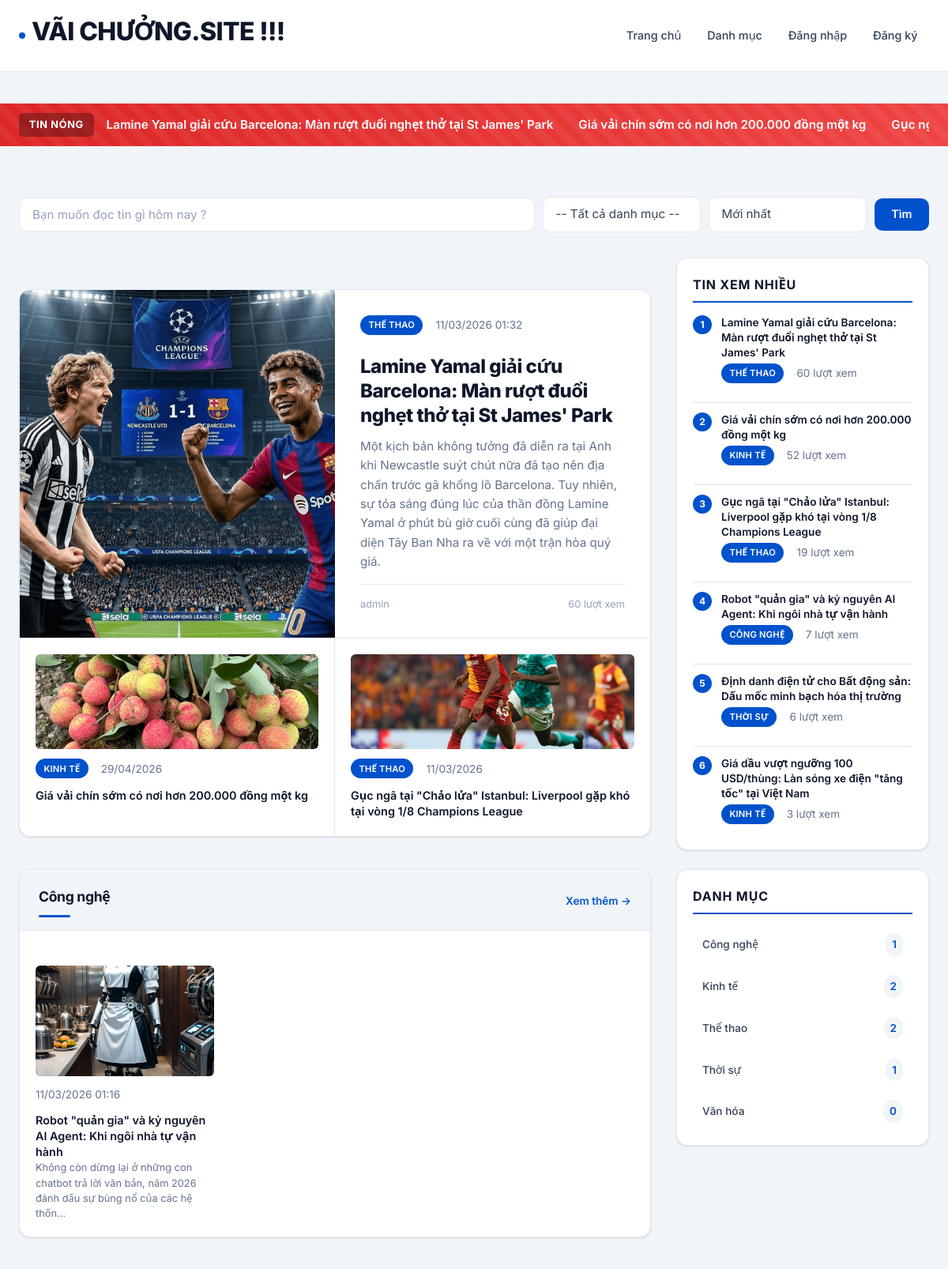
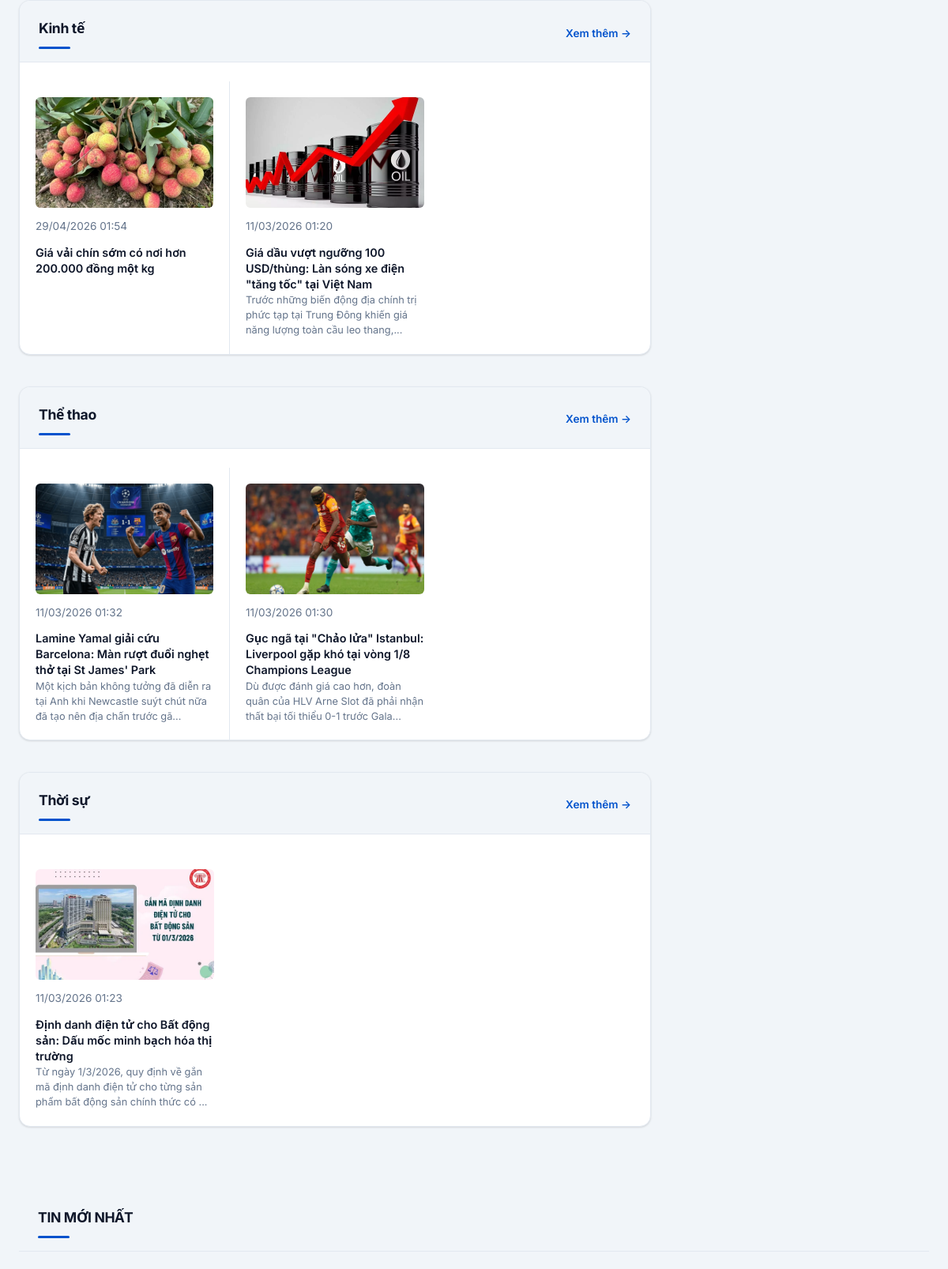
The page / (upper part) on the database its author committed (2 pictures, top to bottom).
### newsapp/models.py (models this page shows, shortened)
class Article(db.Model):
    __tablename__ = "articles"
    id = db.Column(db.Integer, primary_key=True)
    title = db.Column(db.String(200), nullable=False, index=True)
    content = db.Column(db.Text, nullable=False)
    excerpt = db.Column(db.String(500))
    image_ref = db.Column(db.String(500))
    status = db.Column(db.String(20), nullable=False, default=ArticleStatus.DRAFT, index=True)
    review_note = db.Column(db.String(500))
    created_at = db.Column(db.DateTime, default=datetime.utcnow, nullable=False, index=True)
    updated_at = db.Column(db.DateTime, default=datetime.utcnow, onupdate=datetime.utcnow, nullable=False)
    published_at = db.Column(db.DateTime)
    views = db.Column(db.Integer, default=0, nullable=False)
    audio_ref = db.Column(db.String(500))  # static-relative path to generated audio
    audio_duration = db.Column(db.Integer)  # seconds, optional
    summary_text = db.Column(db.Text)
    user_id = db.Column(db.Integer, db.ForeignKey("users.id"), nullable=False, index=True)
    category_id = db.Column(db.Integer, db.ForeignKey("categories.id"), nullable=False, index=True)
    author = db.relationship("User", back_populates="articles")
    category = db.relationship("Category", back_populates="articles")
    comments = db.relationship(
        "Comment", back_populates="article", lazy=True, order_by="Comment.created_at.desc()"
    )
    favorites = db.relationship("Favorite", back_populates="article", lazy=True)

class Category(db.Model):
    __tablename__ = "categories"
    id = db.Column(db.Integer, primary_key=True)
    name = db.Column(db.String(100), unique=True, nullable=False, index=True)
    description = db.Column(db.Text)
    active = db.Column(db.Boolean, nullable=False, default=True, index=True)
    created_at = db.Column(db.DateTime, default=datetime.utcnow, nullable=False)
    articles = db.relationship("Article", back_populates="category", lazy=True)

class User(db.Model):
    __tablename__ = "users"
    id = db.Column(db.Integer, primary_key=True)
    username = db.Column(db.String(80), unique=True, nullable=False, index=True)
    email = db.Column(db.String(120), unique=True, nullable=False, index=True)
    password_hash = db.Column(db.String(255), nullable=False)
    role = db.Column(db.String(20), nullable=False, default=UserRole.USER, index=True)
    active = db.Column(db.Boolean, nullable=False, default=True, index=True)
    created_at = db.Column(db.DateTime, default=datetime.utcnow, nullable=False)
    articles = db.relationship("Article", back_populates="author", lazy=True)
    comments = db.relationship("Comment", back_populates="author", lazy=True)
    favorites = db.relationship("Favorite", back_populates="user", lazy=True)

### newsapp/controllers/main_controller.py (the view)
@bp.route("/")
def index():
    q = (request.args.get("q") or "").strip()
    category_id = request.args.get("category")
    sort = request.args.get("sort") or "newest"
    if category_id and category_id.isdigit():
        return redirect(url_for('main.category_articles', category_id=int(category_id), q=q, sort=sort))
    base_query = Article.query.filter(Article.status == ArticleStatus.PUBLISHED)
    featured_articles = base_query.order_by(Article.views.desc(), Article.created_at.desc()).limit(5).all()
    most_viewed_articles = base_query.order_by(Article.views.desc(), Article.created_at.desc()).limit(10).all()
    latest_articles = base_query.order_by(Article.created_at.desc()).limit(12).all()
    categories = Category.query.filter_by(active=True).order_by(Category.name.asc()).all()
    category_articles = {}
    for category in categories:
        category_articles[category.id] = (
            base_query.filter(Article.category_id == category.id)
            .order_by(Article.created_at.desc())
            .limit(3)
            .all()
        )
    query = base_query
    if q:
        like = f"%{q}%"
        query = query.filter(or_(Article.title.ilike(like), Article.excerpt.ilike(like), Article.content.ilike(like)))
    if sort == "views":
        query = query.order_by(Article.views.desc(), Article.created_at.desc())
    elif sort == "oldest":
        query = query.order_by(Article.created_at.asc())
    else:
        query = query.order_by(Article.created_at.desc())
    articles = query.limit(20).all()
    return render_template(
        "main/index.html",
        articles=articles,
        categories=categories,
        category_articles=category_articles,
        featured_articles=featured_articles,
        most_viewed_articles=most_viewed_articles,
        latest_articles=latest_articles,
        q=q,
        selected_category=category_id or "",
        sort=sort,
    )

### newsapp/templates/main/index.html (shortened to what this page needs)
{% extends "base.html" %}
{% block content %}
<section class="breaking-news">
    <div class="container">
        <div class="breaking-news-content">
            <span class="breaking-label">TIN NÓNG</span>
            <div class="breaking-ticker">
                {% for article in featured_articles[:3] %}
                <a href="{{ url_for('main.article_detail', article_id=article.id) }}" class="breaking-item">
                    {{ article.title }}
                </a>
                {% endfor %}
            </div>
        </div>
    </div>
</section>
<div class="container">
    <section class="search-section">
        <form method="GET" action="{{ url_for('main.index') }}" class="search-form">
            <input type="text" name="q" placeholder="Bạn muốn đọc tin gì hôm nay ?" value="{{ q or '' }}">
            <select name="category">
                <option value="">-- Tất cả danh mục --</option>
            </select>
            <select name="sort">
                <option value="newest" {% if sort=='newest' %}selected{% endif %}>Mới nhất</option>
            </select>
            <button type="submit" class="btn btn-primary">Tìm</button>
        </form>
    </section>
    <div class="main-grid">
        <div class="main-content">
            {% if featured_articles %}
            <section class="featured-section">
                {% set main_featured = featured_articles[0] %}
                <div class="featured-main">
                    {% set img = (main_featured.image_ref|image_src) %}
                    {% if img %}
                    <div class="featured-image">
                        <a href="{{ url_for('main.article_detail', article_id=main_featured.id) }}">
                            <img src="{{ img }}" alt="{{ main_featured.title }}">
                        </a>
                    </div>
                    {% endif %}
                    <div class="featured-content">
                        <div class="article-meta">
                            <span class="category-badge">{{ main_featured.category.name }}</span>
                            <span class="date">{{ main_featured.created_at.strftime('%d/%m/%Y %H:%M') }}</span>
                        </div>
                        <h1 class="featured-title">
                            <a href="{{ url_for('main.article_detail', article_id=main_featured.id) }}">{{
                                main_featured.title }}</a>
                        </h1>
                        {% if main_featured.excerpt %}
                        <p class="featured-excerpt">{{ main_featured.excerpt }}</p>
                        {% endif %}
                        <div class="article-footer">
                            <span class="author">{{ main_featured.author.username }}</span>
                            <span class="views">{{ main_featured.views }} lượt xem</span>
                        </div>
                    </div>
                </div>
                {% if featured_articles[1:] %}
                <div class="featured-sub">
                    {% for article in featured_articles[1:3] %}
                    <div class="featured-sub-item">
                        {% set img = (article.image_ref|image_src) %}
                        {% if img %}
                        <div class="featured-sub-image">
                            <a href="{{ url_for('main.article_detail', article_id=article.id) }}">
                                <img src="{{ img }}" alt="{{ article.title }}">
                            </a>
                        </div>
                        {% endif %}
                        <div class="featured-sub-content">
                            <div class="article-meta">
                                <span class="category-badge">{{ article.category.name }}</span>
                                <span class="date">{{ article.created_at.strftime('%d/%m/%Y') }}</span>
                            </div>
                            <h3 class="featured-sub-title">
                                <a href="{{ url_for('main.article_detail', article_id=article.id) }}">{{ article.title
                                    }}</a>
                            </h3>
                        </div>
                    </div>
                    {% endfor %}
                </div>
                {% endif %}
            </section>
            {% endif %}
            {% for category in categories %}
            {% if category_articles[category.id] %}
            <section class="category-news-section">
                <div class="section-header">
                    <h2 class="section-title">{{ category.name }}</h2>
                    <a href="{{ url_for('main.category_articles', category_id=category.id) }}" class="view-more">Xem
                        thêm →</a>
                </div>
                <div class="category-news-grid">
                    {% for article in category_articles[category.id] %}
                    <article class="category-news-item">
                        {% set img = (article.image_ref|image_src) %}
                        {% if img %}
                        <div class="category-news-image">
                            <a href="{{ url_for('main.article_detail', article_id=article.id) }}">
                                <img src="{{ img }}" alt="{{ article.title }}">
                            </a>
                        </div>
                        {% endif %}
                        <div class="category-news-content">
                            <div class="article-meta">
                                <span class="date">{{ article.created_at.strftime('%d/%m/%Y %H:%M') }}</span>
                            </div>
                            <h3 class="category-news-title">
                                <a href="{{ url_for('main.article_detail', article_id=article.id) }}">{{ article.title
                                    }}</a>
                            </h3>
                            {% if article.excerpt %}
                            <p class="category-news-excerpt">{{ article.excerpt[:100] }}...</p>
                            {% endif %}
                        </div>
                    </article>
                    {% endfor %}
                </div>
            </section>
            {% endif %}
            {% endfor %}
        </div>
        <div class="sidebar">
            {% if most_viewed_articles %}
            <section class="most-viewed-section">
                <h3 class="sidebar-title">TIN XEM NHIỀU</h3>
                <div class="most-viewed-list">
                    {% for article in most_viewed_articles[:10] %}
                    <div class="most-viewed-item">
                        <span class="number">{{ loop.index }}</span>
                        <div class="most-viewed-content">
                            <h4 class="most-viewed-title">
                                <a href="{{ url_for('main.article_detail', article_id=article.id) }}">{{ article.title
                                    }}</a>
                            </h4>
                            <div class="article-meta">
                                <span class="category-badge">{{ article.category.name }}</span>
                                <span class="views">{{ article.views }} lượt xem</span>
                            </div>
                        </div>
                    </div>
                    {% endfor %}
                </div>
            </section>
            {% endif %}
            <section class="sidebar-categories">
                <h3 class="sidebar-title">DANH MỤC</h3>
                <div class="sidebar-categories-list">
                    {% for category in categories %}
                    <a href="{{ url_for('main.category_articles', category_id=category.id) }}"
                        class="sidebar-category-item">
                        {{ category.name }}
                        <span class="category-count">{{ category_articles[category.id]|length }}</span>
                    </a>
                    {% endfor %}
                </div>
            </section>
        </div>
    </div>
    {% if latest_articles %}
    <section class="latest-news-section">
        <div class="section-header">
            <h2 class="section-title">TIN MỚI NHẤT</h2>
        </div>
    </section>
    {% endif %}
</div>
{% endblock %}

### rows shown on the page
Article: title "Lamine Yamal giải cứu Barcelona: Màn rượt đuổi nghẹt thở tại St James' Park", created_at "11/03/2026 01:32", excerpt "Một kịch bản không tưởng đã diễn ra tại Anh khi Newcastle suýt chút nữa đã tạo nên địa chấn trước gã khổng lồ Barcelona. Tuy nhiên, sự tỏa sáng đúng lúc của thần đồng Lamine Yamal ở phút bù giờ cuối cùng đã giúp đại diện Tây Ban Nha ra về với một trận hòa quý giá.", views "60", shows a picture, excerpt "Một kịch bản không tưởng đã diễn ra tại Anh khi Newcastle suýt chút nữa đã tạo nên địa chấn trước gã", category.name "THỂ THAO"
Article: title "Giá vải chín sớm có nơi hơn 200.000 đồng một kg", shows a picture, category.name "KINH TẾ", created_at "29/04/2026", created_at "29/04/2026 01:54", views "52"
Article: title "Gục…", shows a picture, category.name "THỂ THAO", created_at "11/03/2026", title "Gục ngã tại \"Chảo lửa\" Istanbul: Liverpool gặp khó tại vòng 1/8 Champions League", created_at "11/03/2026 01:30", excerpt "Dù được đánh giá cao hơn, đoàn quân của HLV Arne Slot đã phải nhận thất bại tối thiểu 0-1 trước Gala", views "19"
Category: category.name "THỂ THAO", name "Thể thao", category_articles "2"
User: author.username "admin"
Category: name "Công nghệ", category_articles "1"
Article: shows a picture, created_at "11/03/2026 01:16", title "Robot \"quản gia\" và kỷ nguyên AI Agent: Khi ngôi nhà tự vận hành", excerpt "Không còn dừng lại ở những con chatbot trả lời văn bản, năm 2026 đánh dấu sự bùng nổ của các hệ thốn", category.name "CÔNG NGHỆ", views "7"
Category: name "Kinh tế", category_articles "2"
Article: shows a picture, created_at "11/03/2026 01:20", title "Giá dầu vượt ngưỡng 100 USD/thùng: Làn sóng xe điện \"tăng tốc\" tại Việt Nam", excerpt "Trước những biến động địa chính trị phức tạp tại Trung Đông khiến giá năng lượng toàn cầu leo thang,", category.name "KINH TẾ", views "3"
Category: name "Thời sự", category_articles "1"
Article: shows a picture, created_at "11/03/2026 01:23", title "Định danh điện tử cho Bất động sản: Dấu mốc minh bạch hóa thị trường", excerpt "Từ ngày 1/3/2026, quy định về gắn mã định danh điện tử cho từng sản phẩm bất động sản chính thức có", category.name "THỜI SỰ", views "6"
Category: name "Văn hóa", category_articles "0"
